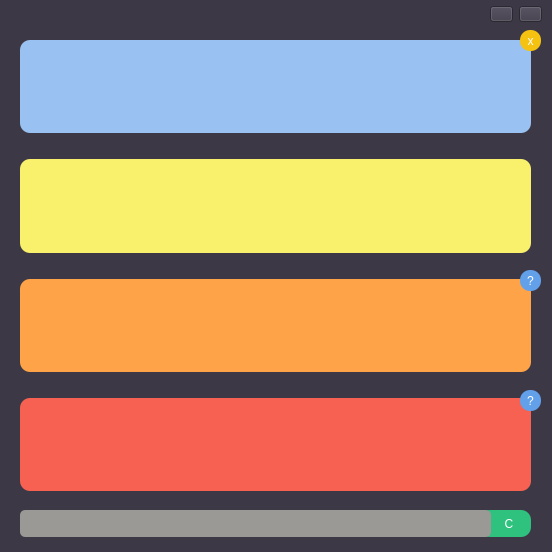
<?xml version="1.0" encoding="UTF-8"?>
<ui version="4.0">
 <class>MainWindow</class>
 <widget class="QMainWindow" name="MainWindow">
  <property name="geometry">
   <rect>
    <x>0</x>
    <y>0</y>
    <width>552</width>
    <height>552</height>
   </rect>
  </property>
  <property name="minimumSize">
   <size>
    <width>552</width>
    <height>552</height>
   </size>
  </property>
  <property name="maximumSize">
   <size>
    <width>552</width>
    <height>552</height>
   </size>
  </property>
  <property name="windowTitle">
   <string>500 Comman Russian Verbs</string>
  </property>
  <property name="styleSheet">
   <string notr="true">color:white;
background-color: rgb(61, 56, 70);
margin:0px;
padding:0px;</string>
  </property>
  <widget class="QWidget" name="centralwidget">
   <widget class="QStackedWidget" name="stackedWidget">
    <property name="geometry">
     <rect>
      <x>10</x>
      <y>10</y>
      <width>534</width>
      <height>534</height>
     </rect>
    </property>
    <property name="minimumSize">
     <size>
      <width>534</width>
      <height>534</height>
     </size>
    </property>
    <property name="styleSheet">
     <string notr="true">color: rgb(255, 255, 255);</string>
    </property>
    <property name="currentIndex">
     <number>0</number>
    </property>
    <widget class="QWidget" name="stackedWidgetPage1" native="true">
     <widget class="QWidget" name="layoutWidget">
      <property name="geometry">
       <rect>
        <x>0</x>
        <y>20</y>
        <width>531</width>
        <height>471</height>
       </rect>
      </property>
      <layout class="QVBoxLayout" name="verticalLayout">
       <item>
        <layout class="QGridLayout" name="gridLayout_2">
         <item row="0" column="0">
          <widget class="QLabel" name="ru_verb">
           <property name="font">
            <font>
             <pointsize>16</pointsize>
             <weight>75</weight>
             <bold>true</bold>
            </font>
           </property>
           <property name="styleSheet">
            <string notr="true">margin:10px;
background-color: rgb(153, 193, 241);
border-radius: 10px;</string>
           </property>
           <property name="text">
            <string/>
           </property>
           <property name="alignment">
            <set>Qt::AlignCenter</set>
           </property>
          </widget>
         </item>
        </layout>
       </item>
       <item>
        <widget class="QLabel" name="ru_verb_complete">
         <property name="font">
          <font>
           <pointsize>16</pointsize>
           <weight>75</weight>
           <bold>true</bold>
          </font>
         </property>
         <property name="styleSheet">
          <string notr="true">background-color: rgb(249, 240, 107);
margin:10px;
border-radius:10px;</string>
         </property>
         <property name="text">
          <string/>
         </property>
         <property name="alignment">
          <set>Qt::AlignCenter</set>
         </property>
        </widget>
       </item>
       <item>
        <widget class="QLabel" name="native_lang_verb">
         <property name="font">
          <font>
           <pointsize>14</pointsize>
           <weight>75</weight>
           <bold>true</bold>
          </font>
         </property>
         <property name="layoutDirection">
          <enum>Qt::RightToLeft</enum>
         </property>
         <property name="styleSheet">
          <string notr="true">background-color: rgb(255, 163, 72);
border-radius:10px;
margin:10px;</string>
         </property>
         <property name="text">
          <string/>
         </property>
         <property name="alignment">
          <set>Qt::AlignCenter</set>
         </property>
        </widget>
       </item>
       <item>
        <widget class="QLabel" name="foreing_lang_verb">
         <property name="font">
          <font>
           <pointsize>14</pointsize>
           <weight>75</weight>
           <bold>true</bold>
          </font>
         </property>
         <property name="styleSheet">
          <string notr="true">background-color: rgb(246, 97, 81);
border-radius:10px;
margin:10px;</string>
         </property>
         <property name="text">
          <string/>
         </property>
         <property name="alignment">
          <set>Qt::AlignCenter</set>
         </property>
        </widget>
       </item>
      </layout>
     </widget>
     <widget class="QPushButton" name="help_native">
      <property name="geometry">
       <rect>
        <x>510</x>
        <y>260</y>
        <width>21</width>
        <height>21</height>
       </rect>
      </property>
      <property name="styleSheet">
       <string notr="true">border-radius:10px;
font: 16pt &quot;Cantarell&quot;;
background-color: rgb(98, 160, 234);

</string>
      </property>
      <property name="text">
       <string>?</string>
      </property>
     </widget>
     <widget class="QPushButton" name="clear">
      <property name="geometry">
       <rect>
        <x>470</x>
        <y>500</y>
        <width>51</width>
        <height>27</height>
       </rect>
      </property>
      <property name="maximumSize">
       <size>
        <width>70</width>
        <height>100</height>
       </size>
      </property>
      <property name="styleSheet">
       <string notr="true">background-color: rgb(46, 194, 126);
border-raduis:10px;
color:white;
border-radius:10px;</string>
      </property>
      <property name="text">
       <string>  C</string>
      </property>
     </widget>
     <widget class="QPushButton" name="skip">
      <property name="geometry">
       <rect>
        <x>510</x>
        <y>20</y>
        <width>21</width>
        <height>21</height>
       </rect>
      </property>
      <property name="styleSheet">
       <string notr="true">border-radius:10px;
font: 16pt &quot;Cantarell&quot;;
background-color: rgb(245, 194, 17);

</string>
      </property>
      <property name="text">
       <string>x</string>
      </property>
     </widget>
     <widget class="QLineEdit" name="answer">
      <property name="geometry">
       <rect>
        <x>0</x>
        <y>500</y>
        <width>481</width>
        <height>27</height>
       </rect>
      </property>
      <property name="sizePolicy">
       <sizepolicy hsizetype="Expanding" vsizetype="Preferred">
        <horstretch>0</horstretch>
        <verstretch>0</verstretch>
       </sizepolicy>
      </property>
      <property name="maximumSize">
       <size>
        <width>16777215</width>
        <height>16777215</height>
       </size>
      </property>
      <property name="styleSheet">
       <string notr="true">background-color: rgb(154, 153, 150);
border-radius:5px;
margin-left:10px;</string>
      </property>
     </widget>
     <widget class="QPushButton" name="help_foreign">
      <property name="geometry">
       <rect>
        <x>510</x>
        <y>380</y>
        <width>21</width>
        <height>21</height>
       </rect>
      </property>
      <property name="styleSheet">
       <string notr="true">border-radius:10px;
font: 16pt &quot;Cantarell&quot;;
background-color: rgb(98, 160, 234);

</string>
      </property>
      <property name="text">
       <string>?</string>
      </property>
     </widget>
    </widget>
    <widget class="QWidget" name="stackedWidgetPage2" native="true">
     <widget class="QGroupBox" name="groupBox_2">
      <property name="geometry">
       <rect>
        <x>9</x>
        <y>50</y>
        <width>521</width>
        <height>211</height>
       </rect>
      </property>
      <property name="title">
       <string>Language Settings</string>
      </property>
      <widget class="QWidget" name="layoutWidget_5">
       <property name="geometry">
        <rect>
         <x>130</x>
         <y>100</y>
         <width>331</width>
         <height>43</height>
        </rect>
       </property>
       <layout class="QHBoxLayout" name="horizontalLayout_5">
        <item>
         <widget class="QLabel" name="label_5">
          <property name="text">
           <string>  Native Lnaguage</string>
          </property>
         </widget>
        </item>
        <item>
         <widget class="QComboBox" name="foreign_lang">
          <property name="styleSheet">
           <string notr="true">QComboBox{
border:                 none;
background-color:   rgb(87, 96, 134);
color:                      rgb(255, 255, 255);
font-weight:            bold;
padding:                    5px; 
border-radius:0px;
}

QComboBox::drop-down{
    border:                 none;
    background-color:   rgb(87, 96, 134);
    color:                     black;
    font-weight:            bold;
    padding:                    10px;
}

QComboBox::down-arrow{ 
   padding-right:          5px;
}





</string>
          </property>
          <property name="iconSize">
           <size>
            <width>0</width>
            <height>0</height>
           </size>
          </property>
          <item>
           <property name="text">
            <string>en</string>
           </property>
          </item>
          <item>
           <property name="text">
            <string>ar</string>
           </property>
          </item>
          <item>
           <property name="text">
            <string>fr</string>
           </property>
          </item>
          <item>
           <property name="text">
            <string>ru</string>
           </property>
          </item>
         </widget>
        </item>
       </layout>
      </widget>
      <widget class="QWidget" name="layoutWidget_6">
       <property name="geometry">
        <rect>
         <x>130</x>
         <y>50</y>
         <width>331</width>
         <height>53</height>
        </rect>
       </property>
       <layout class="QHBoxLayout" name="horizontalLayout_6">
        <item>
         <widget class="QLabel" name="label_6">
          <property name="text">
           <string>  Native Lnaguage</string>
          </property>
         </widget>
        </item>
        <item>
         <widget class="QComboBox" name="native_lang">
          <property name="styleSheet">
           <string notr="true">QComboBox{
border:                 none;
background-color:   rgb(87, 96, 134);
color:                      rgb(255, 255, 255);
font-weight:            bold;
padding:                    5px; 
border-radius:0px;
margin:0px;
}

QComboBox::drop-down{
    border:                 none;
    background-color:   rgb(87, 96, 134);
    color:                     black;
    font-weight:            bold;
    padding:                    10px;
}

QComboBox::down-arrow{ 
   padding-right:          5px;
}





</string>
          </property>
          <property name="iconSize">
           <size>
            <width>0</width>
            <height>0</height>
           </size>
          </property>
          <item>
           <property name="text">
            <string>en</string>
           </property>
          </item>
          <item>
           <property name="text">
            <string>ar</string>
           </property>
          </item>
          <item>
           <property name="text">
            <string>fr</string>
           </property>
          </item>
          <item>
           <property name="text">
            <string>ru</string>
           </property>
          </item>
         </widget>
        </item>
       </layout>
      </widget>
      <widget class="QPushButton" name="save_lang">
       <property name="geometry">
        <rect>
         <x>350</x>
         <y>150</y>
         <width>111</width>
         <height>27</height>
        </rect>
       </property>
       <property name="styleSheet">
        <string notr="true">background-color:#007fff;</string>
       </property>
       <property name="text">
        <string>Save</string>
       </property>
      </widget>
     </widget>
     <widget class="QGroupBox" name="groupBox">
      <property name="geometry">
       <rect>
        <x>9</x>
        <y>270</y>
        <width>521</width>
        <height>191</height>
       </rect>
      </property>
      <property name="styleSheet">
       <string notr="true">border-bottom-color: rgb(255, 255, 255);</string>
      </property>
      <property name="title">
       <string>User Settings</string>
      </property>
      <widget class="QWidget" name="layoutWidget_3">
       <property name="geometry">
        <rect>
         <x>130</x>
         <y>90</y>
         <width>331</width>
         <height>41</height>
        </rect>
       </property>
       <layout class="QHBoxLayout" name="horizontalLayout_3">
        <item>
         <widget class="QLabel" name="label_3">
          <property name="text">
           <string>  words/run</string>
          </property>
         </widget>
        </item>
        <item>
         <widget class="QSpinBox" name="words_run">
          <property name="maximumSize">
           <size>
            <width>16777215</width>
            <height>30</height>
           </size>
          </property>
          <property name="styleSheet">
           <string notr="true">background-color:   rgb(87, 96, 134);
color:                      rgb(255, 255, 255);
border-radius:0px;
margin:0x;
padding:0px;</string>
          </property>
         </widget>
        </item>
       </layout>
      </widget>
      <widget class="QWidget" name="layoutWidget_4">
       <property name="geometry">
        <rect>
         <x>130</x>
         <y>40</y>
         <width>331</width>
         <height>41</height>
        </rect>
       </property>
       <layout class="QHBoxLayout" name="horizontalLayout_4">
        <item>
         <widget class="QLabel" name="label_4">
          <property name="text">
           <string>  Nick name</string>
          </property>
         </widget>
        </item>
        <item>
         <widget class="QLineEdit" name="nickname">
          <property name="maximumSize">
           <size>
            <width>16777215</width>
            <height>30</height>
           </size>
          </property>
          <property name="styleSheet">
           <string notr="true">background-color:   rgb(87, 96, 134);
color:                      rgb(255, 255, 255);
border-radius:0px;
margin:0x;
padding:0px;</string>
          </property>
         </widget>
        </item>
       </layout>
      </widget>
      <widget class="QPushButton" name="save_user">
       <property name="geometry">
        <rect>
         <x>350</x>
         <y>140</y>
         <width>111</width>
         <height>27</height>
        </rect>
       </property>
       <property name="styleSheet">
        <string notr="true">background-color:#007fff;</string>
       </property>
       <property name="text">
        <string>Save</string>
       </property>
      </widget>
     </widget>
     <widget class="QGroupBox" name="groupBox_3">
      <property name="geometry">
       <rect>
        <x>9</x>
        <y>533</y>
        <width>527</width>
        <height>50</height>
       </rect>
      </property>
      <property name="maximumSize">
       <size>
        <width>16777215</width>
        <height>50</height>
       </size>
      </property>
      <property name="title">
       <string/>
      </property>
     </widget>
    </widget>
   </widget>
   <widget class="QWidget" name="">
    <property name="geometry">
     <rect>
      <x>490</x>
      <y>-1</y>
      <width>52</width>
      <height>31</height>
     </rect>
    </property>
    <layout class="QHBoxLayout" name="horizontalLayout">
     <item>
      <widget class="QPushButton" name="back">
       <property name="styleSheet">
        <string notr="true">QPushButto{
color:white;
background-color: rgb(61, 56, 70);
margin:0px;
padding:0px;
border:none;

}
QPushButto:pressed{
color:white;
background-color: rgb(61, 56, 70);
margin:0px;
padding:0px;
}
QPushButto:hover{
color:white;
background-color: rgb(61, 56, 70);
margin:0px;
padding:0px;
}</string>
       </property>
       <property name="text">
        <string/>
       </property>
       <property name="icon">
        <iconset>
         <normaloff>back.png</normaloff>back.png</iconset>
       </property>
      </widget>
     </item>
     <item>
      <widget class="QPushButton" name="next">
       <property name="styleSheet">
        <string notr="true">QPushButto{
color:white;
background-color: rgb(61, 56, 70);
margin:0px;
padding:0px;
border:none;

}
QPushButto:pressed{
color:white;
background-color: rgb(61, 56, 70);
margin:0px;
padding:0px;
}
QPushButto:hover{
color:white;
background-color: rgb(61, 56, 70);
margin:0px;
padding:0px;
}</string>
       </property>
       <property name="text">
        <string/>
       </property>
       <property name="icon">
        <iconset>
         <normaloff>next.png</normaloff>next.png</iconset>
       </property>
      </widget>
     </item>
    </layout>
   </widget>
  </widget>
 </widget>
 <resources/>
 <connections/>
</ui>
